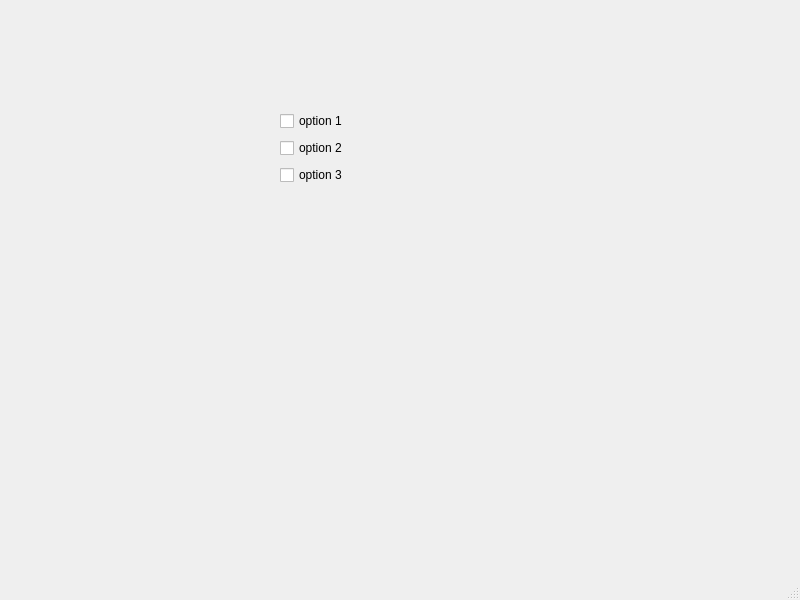
<?xml version="1.0" encoding="UTF-8"?>
<ui version="4.0">
 <class>MainWindow</class>
 <widget class="QMainWindow" name="MainWindow">
  <property name="geometry">
   <rect>
    <x>0</x>
    <y>0</y>
    <width>800</width>
    <height>600</height>
   </rect>
  </property>
  <property name="windowTitle">
   <string>MainWindow</string>
  </property>
  <widget class="QWidget" name="centralwidget">
   <widget class="QWidget" name="">
    <property name="geometry">
     <rect>
      <x>280</x>
      <y>110</y>
      <width>75</width>
      <height>76</height>
     </rect>
    </property>
    <layout class="QVBoxLayout" name="verticalLayout">
     <item>
      <widget class="QCheckBox" name="checkBox">
       <property name="text">
        <string>option 1</string>
       </property>
      </widget>
     </item>
     <item>
      <widget class="QCheckBox" name="checkBox_2">
       <property name="text">
        <string>option 2</string>
       </property>
      </widget>
     </item>
     <item>
      <widget class="QCheckBox" name="checkBox_3">
       <property name="text">
        <string>option 3</string>
       </property>
      </widget>
     </item>
    </layout>
   </widget>
  </widget>
  <widget class="QMenuBar" name="menubar">
   <property name="geometry">
    <rect>
     <x>0</x>
     <y>0</y>
     <width>800</width>
     <height>26</height>
    </rect>
   </property>
  </widget>
  <widget class="QStatusBar" name="statusbar"/>
 </widget>
 <resources/>
 <connections/>
</ui>
